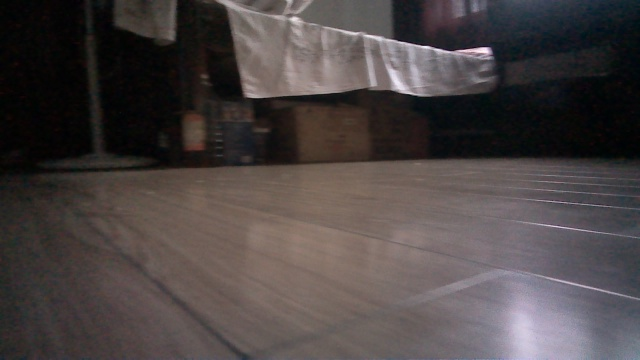
#> input picture 数据增强/pics/original/RGB100W_542500000083_116445085381751238.jpg, 640 x 360 px, found by its file name
$ python flip.py
#> lines starting #> are read from the running program, lines starting #| are printed output that depends on the picture
# 翻转变换(flip): 沿着水平或者垂直方向翻转图像;

import cv2 as cv
origin_img_path = "./DEDUCE/data/val/bed_room/RGB100W_542500000083_116445085381751238.jpg"


img = cv.imread(origin_img_path)
#> img is the input picture: shape (360, 640, 3); mean B, G, R 67.6, 67.8, 74.8
h_img = cv.flip(img, 1)
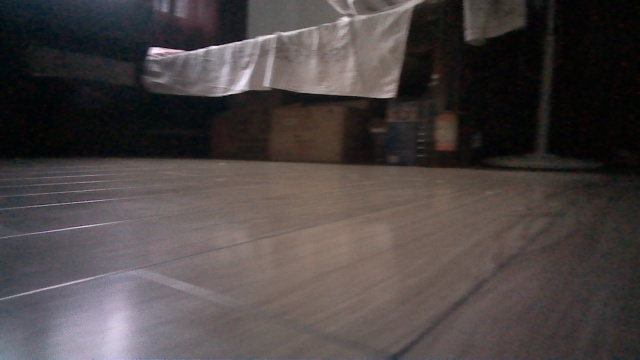
#> h_img: shape (360, 640, 3); mean B, G, R 67.6, 67.8, 74.8
img_transpose = cv.transpose(img)
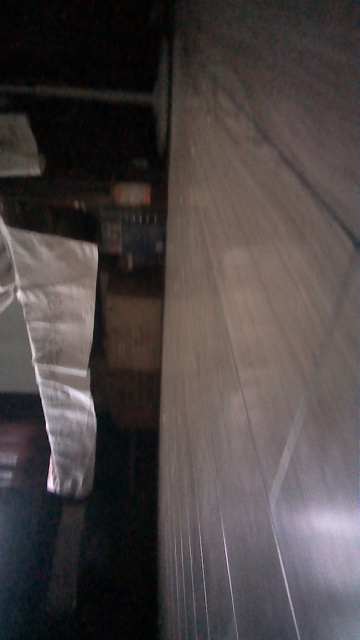
#> img_transpose: shape (640, 360, 3); mean B, G, R 67.6, 67.8, 74.8

cv.imwrite("./数据增强/pics/flips_rotation_transpose/flips.jpg", h_img)
cv.imwrite("./数据增强/pics/flips_rotation_transpose/transpose.jpg", img_transpose)

cv.imshow("123", img)
cv.imshow("flips", h_img)
cv.imshow("transpose", img_transpose)
print(img_transpose.shape)   # （360，640，3）
#| (640, 360, 3)
out = cv.waitKey(0)
#> (key Esc is pressed here)
